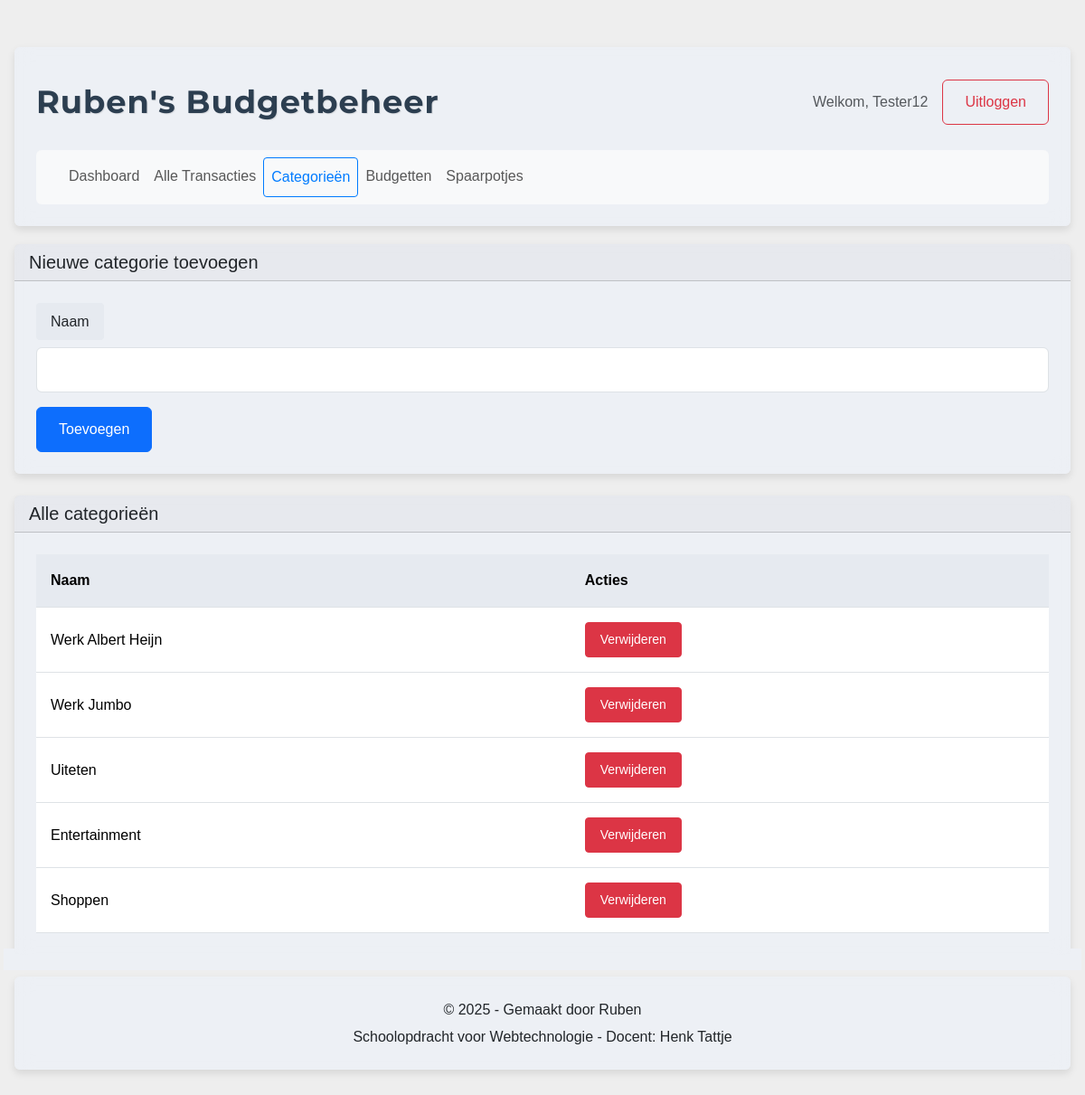
/categorieen (signed in), run on the app's committed database.
### models.py (models this page shows, shortened)
class User(db.Model):
    id = db.Column(db.Integer, primary_key=True)
    username = db.Column(db.String(80), unique=True, nullable=False)
    password_hash = db.Column(db.String(120), nullable=False)
    transacties = db.relationship('Transactie', backref='user', lazy=True)
    categorieen = db.relationship('Categorie', backref='user', lazy=True)
    budgetten = db.relationship('Budget', backref='user', lazy=True)
    spaarpotjes = db.relationship('Spaarpotje', backref='user', lazy=True)

class Categorie(db.Model):
    id = db.Column(db.Integer, primary_key=True)
    naam = db.Column(db.String(50), nullable=False)
    user_id = db.Column(db.Integer, db.ForeignKey('user.id'), nullable=False)
    transacties = db.relationship('Transactie', backref='categorie', lazy=True)  # Relatie toegevoegd

### routes.py (the view)
    @app.route('/categorieen')
    @login_required
    def categorieen():
        user_id = session['user_id']
        user = User.query.get(user_id)
        form = CategorieForm()
        categorieen = Categorie.query.filter_by(user_id=user_id).all()
        return render_template('categorieen.html',
                             current_user=user,
                             form=form,
                             categorieen=categorieen)

### forms.py
class CategorieForm(FlaskForm):
    naam = StringField('Naam', validators=[DataRequired(), Length(min=1, max=50)])
    submit = SubmitField('Toevoegen')

### templates/categorieen.html (shortened to what this page needs)
<!DOCTYPE html>
<html lang="nl">
<head>
    <link href="https://cdn.jsdelivr.net/npm/bootstrap@5.3.2/dist/css/bootstrap.min.css" rel="stylesheet">
    <link rel="stylesheet" href="{{ url_for('static', filename='style.css') }}">
</head>
<body>
    <div class="container">
        <div class="card">
            <div class="card-body">
                <div class="d-flex justify-content-between align-items-center mb-3">
                    <h1 class="logo-text">Ruben's Budgetbeheer</h1>
                    <div class="d-flex align-items-center gap-3">
                        <span class="text-muted">Welkom, {{ current_user.username }}</span>
                        <a href="{{ url_for('logout') }}" class="btn btn-outline-danger">Uitloggen</a>
                    </div>
                </div>
                <nav class="navbar navbar-expand-lg navbar-light bg-light rounded">
                    <div class="container-fluid">
                        <div class="navbar-nav">
                            <a class="nav-link" href="{{ url_for('dashboard') }}">Dashboard</a>
                            <a class="nav-link" href="{{ url_for('transacties') }}">Alle Transacties</a>
                            <a class="nav-link active" href="{{ url_for('categorieen') }}">Categorieën</a>
                            <a class="nav-link" href="{{ url_for('budgetten') }}">Budgetten</a>
                            <a class="nav-link" href="{{ url_for('spaarpotjes') }}">Spaarpotjes</a>
                        </div>
                    </div>
                </nav>
            </div>
        </div>
        <div class="card mb-4">
            <div class="card-header">
                <h5 class="mb-0">Nieuwe categorie toevoegen</h5>
            </div>
            <div class="card-body">
                <form method="POST" action="{{ url_for('categorie_toevoegen') }}">
                    <div class="mb-3">
                        <label for="naam" class="form-label">Naam</label>
                        {{ form.naam(class="form-control") }}
                    </div>
                    {{ form.submit(class="btn btn-primary") }}
                </form>
            </div>
        </div>
        <div class="card">
            <div class="card-header">
                <h5 class="mb-0">Alle categorieën</h5>
            </div>
            <div class="card-body">
                <div class="table-responsive">
                    <table class="table">
                        <thead>
                            <tr>
                                <th>Naam</th>
                                <th>Acties</th>
                            </tr>
                        </thead>
                        <tbody>
                            {% for categorie in categorieen %}
                            <tr>
                                <td>{{ categorie.naam }}</td>
                                <td>
                                    <a href="{{ url_for('categorie_verwijderen', id=categorie.id) }}"
                                       class="btn btn-danger btn-sm"
                                       onclick="return confirm('Weet je zeker dat je deze categorie wilt verwijderen?')">
                                        Verwijderen
                                    </a>
                                </td>
                            </tr>
                            {% endfor %}
                        </tbody>
                    </table>
                </div>
            </div>
        </div>
        <footer class="card mt-4">
            <div class="card-body text-center">
                <p class="mb-1">© 2025 - Gemaakt door Ruben</p>
                <p class="mb-0">Schoolopdracht voor Webtechnologie - Docent: Henk Tattje</p>
            </div>
        </footer>
    </div>
</body>
</html>

### static/style.css (style rules this page uses)
body { font-family: Arial, sans-serif; background-color: #eeeeee; line-height: 1.6; min-height: 100vh; padding: 20px 0; }
.logo-text { font-family: 'Montserrat', sans-serif; font-size: 2.2rem; font-weight: 700; color: #2c3e50; text-transform: none; letter-spacing: 1px; margin: 0; padding: 1rem 0; text-shadow: 1px 1px 1px rgba(0, 0, 0, 0.1); }
.container { max-width: 1200px; padding: 2rem 1rem; }
.card { border: none; box-shadow: 0 4px 8px rgba(0, 0, 0, 0.1); margin-bottom: 20px; background-color: rgba(236, 240, 245, 0.95); backdrop-filter: blur(10px); }
.card-body { padding: 1.5rem; }
.table { margin-bottom: 0; }
.table th { font-weight: 600; border-top: none; background-color: #e6eaf0; padding: 1rem; }
.table td { padding: 1rem; vertical-align: middle; }
.form-label { font-weight: 500; margin-bottom: 0.5rem; background-color: #e6eaf0; padding: 0.5rem 1rem; border-radius: 0.25rem; display: inline-block; }
.form-control, .form-select { padding: 0.75rem; margin-bottom: 1rem; background-color: #ffffff; border: 1px solid #dee2e6; }
.btn { padding: 0.75rem 1.5rem; font-weight: 500; }
.btn-sm { padding: 0.5rem 1rem; }
.navbar { padding: 0.5rem 1rem; margin-top: 1rem; }
.navbar-nav .nav-link { padding: 0.5rem 1rem; border-radius: 4px; transition: all 0.2s ease; }
.navbar-nav .nav-link.active { background-color: transparent; color: #007bff !important; border: 1px solid #007bff; }

### data on the page
User: username "Tester12"
Categorie: naam "Werk Albert Heijn"
Categorie: naam "Werk Jumbo"
Categorie: naam "Uiteten"
Categorie: naam "Entertainment"
Categorie: naam "Shoppen"
